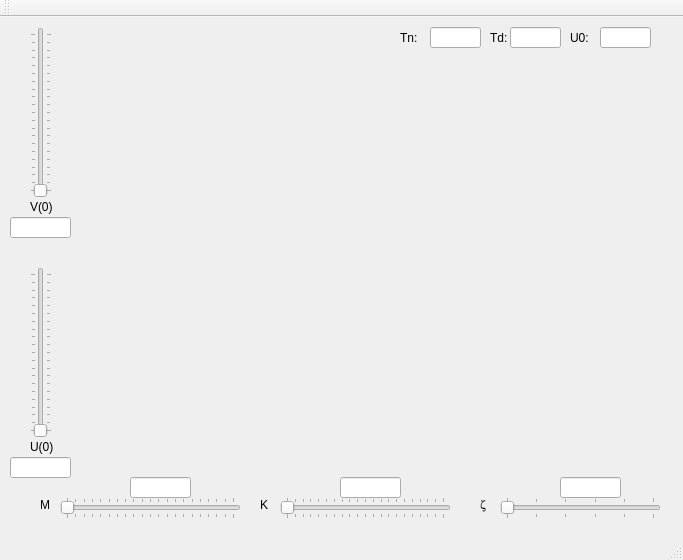
<?xml version="1.0" encoding="UTF-8"?>
<ui version="4.0">
 <class>MainWindow</class>
 <widget class="QMainWindow" name="MainWindow">
  <property name="geometry">
   <rect>
    <x>0</x>
    <y>0</y>
    <width>683</width>
    <height>560</height>
   </rect>
  </property>
  <property name="windowTitle">
   <string>MainWindow</string>
  </property>
  <widget class="QWidget" name="centralWidget">
   <widget class="QLabel" name="labelTn">
    <property name="geometry">
     <rect>
      <x>400</x>
      <y>10</y>
      <width>20</width>
      <height>21</height>
     </rect>
    </property>
    <property name="text">
     <string>Tn:</string>
    </property>
   </widget>
   <widget class="QLineEdit" name="outTn">
    <property name="geometry">
     <rect>
      <x>430</x>
      <y>10</y>
      <width>51</width>
      <height>21</height>
     </rect>
    </property>
    <property name="readOnly">
     <bool>true</bool>
    </property>
   </widget>
   <widget class="QLabel" name="labelTd">
    <property name="geometry">
     <rect>
      <x>490</x>
      <y>10</y>
      <width>20</width>
      <height>21</height>
     </rect>
    </property>
    <property name="text">
     <string>Td:</string>
    </property>
   </widget>
   <widget class="QLineEdit" name="outTd">
    <property name="geometry">
     <rect>
      <x>510</x>
      <y>10</y>
      <width>51</width>
      <height>21</height>
     </rect>
    </property>
    <property name="readOnly">
     <bool>true</bool>
    </property>
   </widget>
   <widget class="QLabel" name="labelUmax">
    <property name="geometry">
     <rect>
      <x>570</x>
      <y>10</y>
      <width>20</width>
      <height>21</height>
     </rect>
    </property>
    <property name="text">
     <string>U0:</string>
    </property>
   </widget>
   <widget class="QSlider" name="inV0">
    <property name="geometry">
     <rect>
      <x>30</x>
      <y>10</y>
      <width>22</width>
      <height>171</height>
     </rect>
    </property>
    <property name="maximum">
     <number>200</number>
    </property>
    <property name="orientation">
     <enum>Qt::Vertical</enum>
    </property>
    <property name="tickPosition">
     <enum>QSlider::TicksBothSides</enum>
    </property>
   </widget>
   <widget class="QSlider" name="inK">
    <property name="geometry">
     <rect>
      <x>280</x>
      <y>480</y>
      <width>171</width>
      <height>22</height>
     </rect>
    </property>
    <property name="minimum">
     <number>0</number>
    </property>
    <property name="maximum">
     <number>200</number>
    </property>
    <property name="orientation">
     <enum>Qt::Horizontal</enum>
    </property>
    <property name="tickPosition">
     <enum>QSlider::TicksBothSides</enum>
    </property>
   </widget>
   <widget class="QLabel" name="labelM">
    <property name="geometry">
     <rect>
      <x>40</x>
      <y>480</y>
      <width>21</width>
      <height>16</height>
     </rect>
    </property>
    <property name="text">
     <string>M</string>
    </property>
   </widget>
   <widget class="QLabel" name="labelK">
    <property name="geometry">
     <rect>
      <x>260</x>
      <y>480</y>
      <width>21</width>
      <height>16</height>
     </rect>
    </property>
    <property name="text">
     <string>K</string>
    </property>
   </widget>
   <widget class="QLabel" name="labelZ">
    <property name="geometry">
     <rect>
      <x>480</x>
      <y>480</y>
      <width>16</width>
      <height>16</height>
     </rect>
    </property>
    <property name="font">
     <font>
      <family>Symbol</family>
     </font>
    </property>
    <property name="text">
     <string>z</string>
    </property>
   </widget>
   <widget class="QLabel" name="labelU0">
    <property name="geometry">
     <rect>
      <x>30</x>
      <y>420</y>
      <width>31</width>
      <height>20</height>
     </rect>
    </property>
    <property name="text">
     <string>U(0)</string>
    </property>
   </widget>
   <widget class="QLabel" name="labelV0">
    <property name="geometry">
     <rect>
      <x>30</x>
      <y>180</y>
      <width>31</width>
      <height>20</height>
     </rect>
    </property>
    <property name="text">
     <string>V(0)</string>
    </property>
   </widget>
   <widget class="QSlider" name="inM">
    <property name="geometry">
     <rect>
      <x>60</x>
      <y>480</y>
      <width>181</width>
      <height>22</height>
     </rect>
    </property>
    <property name="minimum">
     <number>0</number>
    </property>
    <property name="maximum">
     <number>200</number>
    </property>
    <property name="orientation">
     <enum>Qt::Horizontal</enum>
    </property>
    <property name="tickPosition">
     <enum>QSlider::TicksBothSides</enum>
    </property>
   </widget>
   <widget class="QSlider" name="inU0">
    <property name="geometry">
     <rect>
      <x>30</x>
      <y>250</y>
      <width>22</width>
      <height>171</height>
     </rect>
    </property>
    <property name="maximum">
     <number>200</number>
    </property>
    <property name="orientation">
     <enum>Qt::Vertical</enum>
    </property>
    <property name="tickPosition">
     <enum>QSlider::TicksBothSides</enum>
    </property>
   </widget>
   <widget class="QSlider" name="inZ">
    <property name="geometry">
     <rect>
      <x>500</x>
      <y>480</y>
      <width>161</width>
      <height>22</height>
     </rect>
    </property>
    <property name="minimum">
     <number>0</number>
    </property>
    <property name="maximum">
     <number>100</number>
    </property>
    <property name="orientation">
     <enum>Qt::Horizontal</enum>
    </property>
    <property name="tickPosition">
     <enum>QSlider::TicksBothSides</enum>
    </property>
    <property name="tickInterval">
     <number>20</number>
    </property>
   </widget>
   <widget class="QLineEdit" name="outUmax">
    <property name="geometry">
     <rect>
      <x>600</x>
      <y>10</y>
      <width>51</width>
      <height>21</height>
     </rect>
    </property>
    <property name="readOnly">
     <bool>true</bool>
    </property>
   </widget>
   <widget class="QCustomPlot" name="responsePlot" native="true">
    <property name="geometry">
     <rect>
      <x>60</x>
      <y>40</y>
      <width>591</width>
      <height>421</height>
     </rect>
    </property>
   </widget>
   <widget class="QLineEdit" name="outZ">
    <property name="geometry">
     <rect>
      <x>560</x>
      <y>460</y>
      <width>61</width>
      <height>21</height>
     </rect>
    </property>
   </widget>
   <widget class="QLineEdit" name="outK">
    <property name="geometry">
     <rect>
      <x>340</x>
      <y>460</y>
      <width>61</width>
      <height>21</height>
     </rect>
    </property>
   </widget>
   <widget class="QLineEdit" name="outM">
    <property name="geometry">
     <rect>
      <x>130</x>
      <y>460</y>
      <width>61</width>
      <height>21</height>
     </rect>
    </property>
   </widget>
   <widget class="QLineEdit" name="outU0">
    <property name="geometry">
     <rect>
      <x>10</x>
      <y>440</y>
      <width>61</width>
      <height>21</height>
     </rect>
    </property>
   </widget>
   <widget class="QLineEdit" name="outV0">
    <property name="geometry">
     <rect>
      <x>10</x>
      <y>200</y>
      <width>61</width>
      <height>21</height>
     </rect>
    </property>
   </widget>
  </widget>
  <widget class="QMenuBar" name="menuBar">
   <property name="geometry">
    <rect>
     <x>0</x>
     <y>0</y>
     <width>683</width>
     <height>22</height>
    </rect>
   </property>
  </widget>
  <widget class="QToolBar" name="mainToolBar">
   <attribute name="toolBarArea">
    <enum>TopToolBarArea</enum>
   </attribute>
   <attribute name="toolBarBreak">
    <bool>false</bool>
   </attribute>
  </widget>
  <widget class="QStatusBar" name="statusBar"/>
 </widget>
 <layoutdefault spacing="6" margin="11"/>
 <customwidgets>
  <customwidget>
   <class>QCustomPlot</class>
   <extends>QWidget</extends>
   <header location="global">qcustomplot.h</header>
   <container>1</container>
  </customwidget>
 </customwidgets>
 <resources/>
 <connections/>
</ui>
